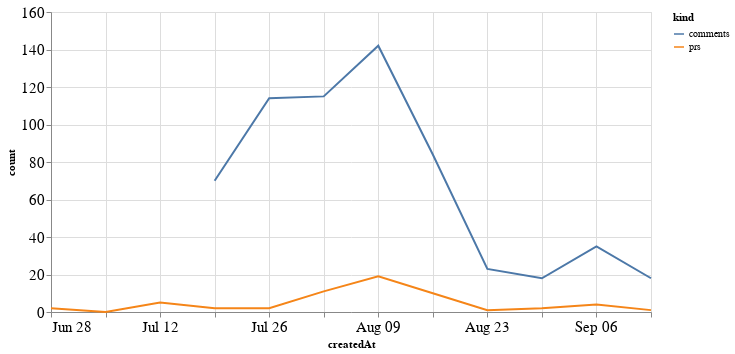

Notebook code for this chart:
### Code cell
alt.Chart(total_time, width=600).mark_line().encode(
    x='createdAt',
    y='count',
    color='kind'
)

### Figure 1 — Vega-Lite specification as saved in the notebook (floating-point values rounded to 4 significant figures)
{"config": {"axisLeft": {"labelFontSize": 15}, "axisBottom": {"labelFontSize": 15}}, "data": {"name": "data-994f3c7d9bd3d6410f95845ed973500c"}, "mark": "line", "encoding": {"color": {"type": "nominal", "field": "kind"}, "x": {"type": "temporal", "field": "createdAt"}, "y": {"type": "quantitative", "field": "count"}}, "width": 600, "$schema": "https://vega.github.io/schema/vega-lite/v4.8.1.json", "datasets": {"data-994f3c7d9bd3d6410f95845ed973500c": [{"createdAt": "2020-06-28T00:00:00", "kind": "prs", "count": 2.0}, {"createdAt": "2020-07-05T00:00:00", "kind": "prs", "count": 0.0}, {"createdAt": "2020-07-12T00:00:00", "kind": "prs", "count": 5.0}, {"createdAt": "2020-07-19T00:00:00", "kind": "prs", "count": 2.0}, {"createdAt": "2020-07-26T00:00:00", "kind": "prs", "count": 2.0}, {"createdAt": "2020-08-02T00:00:00", "kind": "prs", "count": 11.0}, {"createdAt": "2020-08-09T00:00:00", "kind": "prs", "count": 19.0}, {"createdAt": "2020-08-16T00:00:00", "kind": "prs", "count": 10.0}, {"createdAt": "2020-08-23T00:00:00", "kind": "prs", "count": 1.0}, {"createdAt": "2020-08-30T00:00:00", "kind": "prs", "count": 2.0}, {"createdAt": "2020-09-06T00:00:00", "kind": "prs", "count": 4.0}, {"createdAt": "2020-09-13T00:00:00", "kind": "prs", "count": 1.0}, {"createdAt": "2020-06-28T00:00:00", "kind": "comments", "count": null}, {"createdAt": "2020-07-05T00:00:00", "kind": "comments", "count": null}, {"createdAt": "2020-07-12T00:00:00", "kind": "comments", "count": null}, {"createdAt": "2020-07-19T00:00:00", "kind": "comments", "count": 70.0}, {"createdAt": "2020-07-26T00:00:00", "kind": "comments", "count": 114.0}, {"createdAt": "2020-08-02T00:00:00", "kind": "comments", "count": 115.0}, {"createdAt": "2020-08-09T00:00:00", "kind": "comments", "count": 142.0}, {"createdAt": "2020-08-16T00:00:00", "kind": "comments", "count": 84.0}, {"createdAt": "2020-08-23T00:00:00", "kind": "comments", "count": 23.0}, {"createdAt": "2020-08-30T00:00:00", "kind": "comments", "count": 18.0}, {"createdAt": "2020-09-06T00:00:00", "kind": "comments", "count": 35.0}, {"createdAt": "2020-09-13T00:00:00", "kind": "comments", "count": 18.0}]}}
